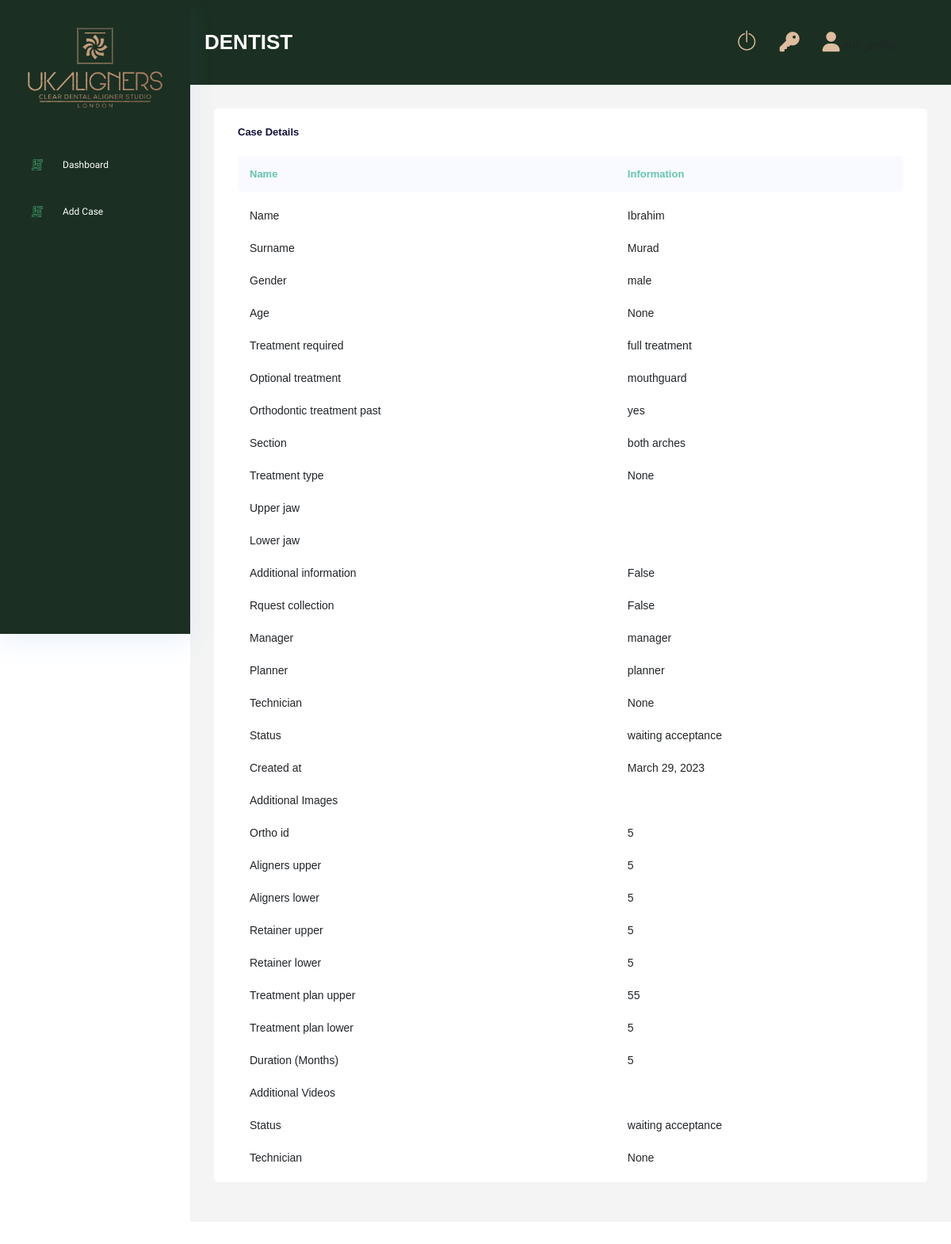
The app's page /view-details/1/ (signed in), older data.
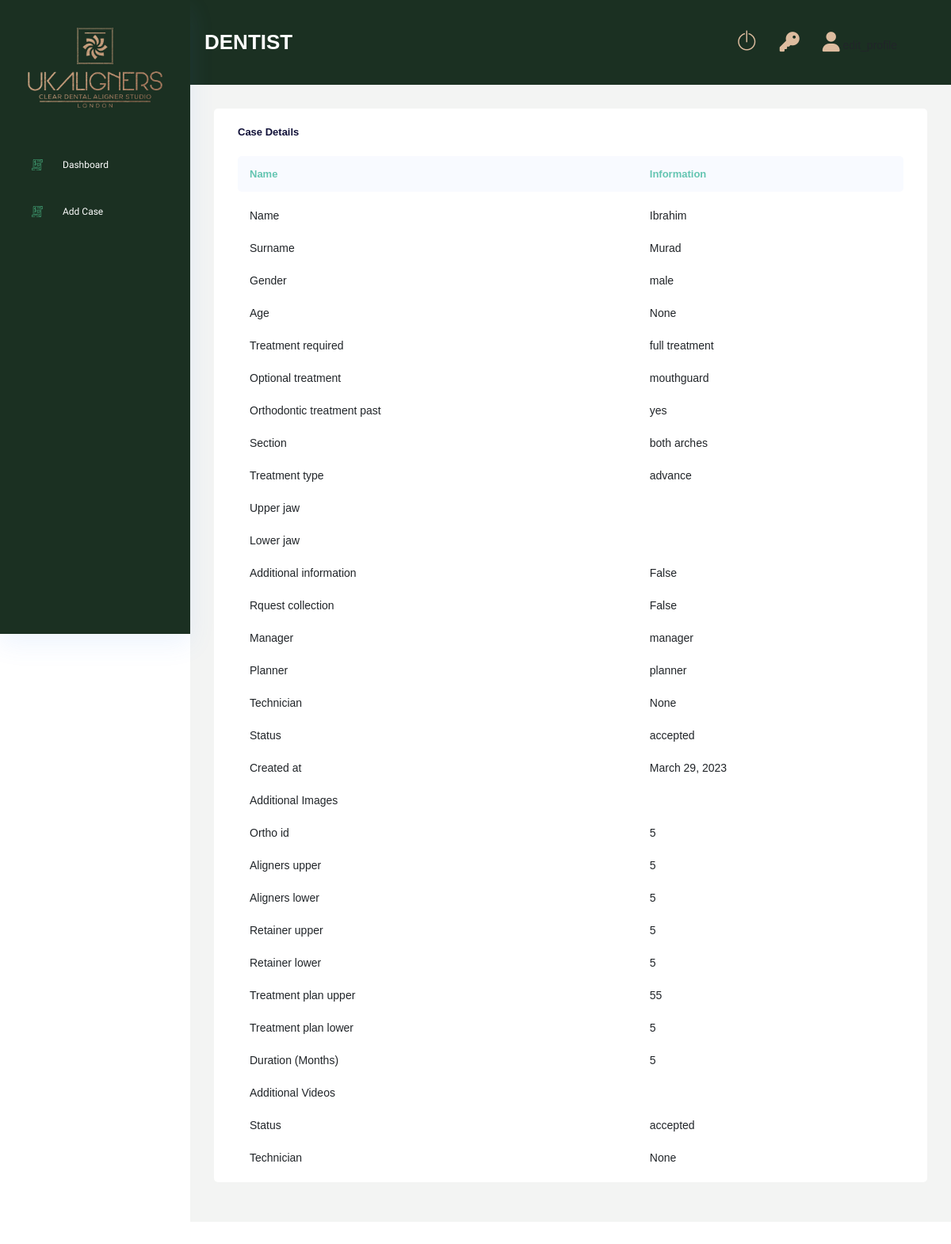
The same page, newer data.
### Case/models.py (models this page shows, shortened)
class Case(models.Model):
    GENDER_CHOICES = (
        ("male","male"),
        ("female","female"),
        ("other","other")
        )
    ORTHODONTIC_CHOICES = (
        ("yes","yes"),
        ("no","no")
        )
    TREATMENT_REQUIRED_CHOICES = (
        ("full treatment","full treatment"),
        ("continuation","continuation"),
        ("refinement","refinement"),
        ("retainer","retainer")
    )
    OPTIONAL_TREATMENT = (
        ("replacement","replacement"),
        ("mouthguard","mouthguard"),
        ("smile design","smile design")
    )
    SECTION_CHOICES = (
        ("both arches","both arches"),
        ("upper only","upper only"),
        ("lower only","lower only")
    )
    TREATMENT_CHOICES = (
        ("essential","essential"),
        ("advance","advance"),
        ("comprehensive","comprehensive")
    )
    clinic                          = models.ForeignKey(Clinic, on_delete=models.DO_NOTHING,null=True,blank=True)
    dentist                         = models.ForeignKey(Dentist, on_delete=models.DO_NOTHING, null=True, blank=True)
    saloon_owner                    = models.ForeignKey(Saloon_owner, on_delete=models.DO_NOTHING, null=True, blank=True)
    saloon                          = models.ForeignKey(Saloon, on_delete=models.DO_NOTHING, null=True, blank=True)
    name                            = models.CharField(max_length=250)
    surname                         = models.CharField(max_length=250,null=True, blank=True)
    gender                          = models.CharField(max_length=50,choices=GENDER_CHOICES)
    age                             = models.IntegerField(null=True, blank=True)
    treatment_required              = models.CharField(max_length=100,choices=TREATMENT_REQUIRED_CHOICES)
    optional_treatment              = models.CharField(max_length=100,choices=OPTIONAL_TREATMENT, null=True, blank=True)
    orthodontic_treatment_past      = models.CharField(max_length=10,null=True, blank=True, choices=ORTHODONTIC_CHOICES)
    section                         = models.CharField(max_length=250,null=True, blank=True, choices=SECTION_CHOICES)
    treatment_type                  = models.CharField(max_length=250,null=True, blank=True, choices=TREATMENT_CHOICES)
    upper_jaw                       = models.FileField(upload_to="upper_jaws",null=True, blank=True)
    lower_jaw                       = models.FileField(upload_to="lower_jaws",null=True, blank=True)
    rquest_collection               = models.BooleanField(default=False)
    additional_information          = models.TextField(null=True, blank=True)
    planner                         = models.ForeignKey(Planner,on_delete=models.DO_NOTHING, null=True, blank=True)
    technician                      = models.ForeignKey(Technician,on_delete=models.DO_NOTHING, null=True, blank=True)
    status                          = models.CharField(max_length=250, default="new", null=True, blank=True)
    ortho_id                        = models.CharField(max_length=255, null=True, blank=True)
    aligners_upper                  = models.IntegerField(null=True, blank=True)
    aligners_lower                  = models.IntegerField(null=True, blank=True)
    retainer_upper                  = models.IntegerField(null=True, blank=True)
    retainer_lower                  = models.IntegerField(null=True, blank=True)
    treatment_plan_upper            = models.IntegerField(null=True, blank=True)
    treatment_plan_lower            = models.IntegerField(null=True, blank=True)
    duration                        = models.IntegerField(null=True, blank=True)
    progress                        = models.CharField(max_length=255, null=True, blank=True)
    created_at                      = models.DateField(auto_now_add=True, null=True)
    fee_cleared                     = models.BooleanField(default=False)
    totel_fee                       = models.FloatField(default=0.0,null=True,blank=True)
    manager_paid                    = models.BooleanField(default=False)
    planner_paid                    = models.BooleanField(default=False)
    technician_paid                 = models.BooleanField(default=False)
    refinement                      = models.IntegerField(default=0)
    class Meta:
        verbose_name_plural = "Cases"

### DentistRoll/models.py (models this page shows, shortened)
class Dentist(models.Model):
    user                    = models.OneToOneField(Users, on_delete=models.CASCADE)
    surname                 = models.CharField(max_length=150,null=True,blank=True)
    number                  = models.CharField(max_length=150,null=True,blank=True)
    clinic                  = models.ManyToManyField(Clinic)
    manager                 = models.ForeignKey(Manager, on_delete=models.DO_NOTHING, null=True, blank=True)
    discount                = models.IntegerField(null=True, blank=True)
    class Meta:
        verbose_name_plural = "Dentists"

### ManagerRoll/models.py (models this page shows)
class Manager(models.Model):
    user                    = models.OneToOneField(Users, on_delete=models.CASCADE)
    number                  = models.CharField(max_length=150,null=True,blank=True)
    fee                     = models.FloatField(null=True,blank=True)
    outstanding             = models.BooleanField(default=False)
    class Meta:
        verbose_name_plural = "Managers"
    def __str__(self):
        return self.user.username

### Users/models.py (models this page shows, shortened)
class Account(AbstractBaseUser):
    email 					= models.EmailField(verbose_name="email", max_length=60, unique=True)
    username 				= models.CharField(max_length=130)
    date_joined				= models.DateTimeField(verbose_name='date joined', auto_now_add=True)
    last_login				= models.DateTimeField(verbose_name='last login', auto_now=True)
    is_active				= models.BooleanField(default=True)
    is_staff				= models.BooleanField(default=False)
    is_superuser			= models.BooleanField(default=False)
    is_admin				= models.BooleanField(default=False)
    is_manager   			= models.BooleanField(default=False)
    is_planner   			= models.BooleanField(default=False)
    is_technician   		= models.BooleanField(default=False)
    is_dentist      		= models.BooleanField(default=False)
    is_salon           		= models.BooleanField(default=False)
    is_individual     		= models.BooleanField(default=False)
    is_clinic        		= models.BooleanField(default=False)
    hide_email				= models.BooleanField(default=True)
    USERNAME_FIELD = 'email'
    REQUIRED_FIELDS = ['username']
    objects = MyAccountManager()

### PlannerRoll/models.py (models this page shows)
class Planner(models.Model):
    user                    = models.OneToOneField(Users, on_delete=models.CASCADE)
    number                  = models.CharField(max_length=150,null=True,blank=True)
    fee                     = models.FloatField(null=True,blank=True)
    outstanding             = models.BooleanField(default=False)
    class Meta:
        verbose_name_plural = "Planners"
    def __str__(self):
        return self.user.username

### AdminRoll/views.py (the view)
# urls.py: path('view-details/<int:id>/', views.view_details, name="view_details"),
@login_required(login_url='login')
def view_details(request,id):
    case_obj = Case.objects.get(id=id)
    additional_images_obj = Case_additional_images.objects.filter(case=case_obj)
    additional_videos_obj = Case_additional_videos.objects.filter(case=case_obj)
    context = {
        'case_obj':case_obj,
        'additional_images_obj':additional_images_obj,
        'additional_videos_obj':additional_videos_obj,
    }
    return render(request,'adminRoll/view_details.html',context)

### AdminRoll/templates/adminRoll/view_details.html (shortened to what the changed rows need)
{% extends 'base.html' %}
{% load static %}
{% block content %}
<div class="main_content_iner ">
    <div class="container-fluid p-0">
        <div class="row justify-content-center">
            <div class="col-lg-12">
                <div class="white_card card_height_100 mb_30">
                    <div class="white_card">
                        <div class="QA_section plr_30">
                            <div class="QA_table mb_30">
                                <table class="table ">
                                    <thead>
                                        <tr>
                                            <th scope="col">Name</th>
                                            <th scope="col">Information</th>
                                        </tr>
                                    </thead>
                                    <tbody>
                                        <tr>
                                            <td>Name</td>
                                            <td>{{case_obj.name}}</td>
                                        </tr>
                                        <tr>
                                            <td>Surname</td>
                                            <td>{{case_obj.surname}}</td>
                                        </tr>
                                        <tr>
                                            <td>Gender</td>
                                            <td>{{case_obj.gender}}</td>
                                        </tr>
                                        <tr>
                                            <td>Age</td>
                                            <td>{{case_obj.age}}</td>
                                        </tr>
                                        <tr>
                                            <td>Treatment required</td>
                                            <td>{{case_obj.treatment_required}}</td>
                                        </tr>
                                        <tr>
                                            <td>Optional treatment</td>
                                            <td>{{case_obj.optional_treatment}}</td>
                                        </tr>
                                        <tr>
                                            <td>Orthodontic treatment past</td>
                                            <td>{{case_obj.orthodontic_treatment_past}}</td>
                                        </tr>
                                        <tr>
                                            <td>Section</td>
                                            <td>{{case_obj.section}}</td>
                                        </tr>
                                        <tr>
                                            <td>Treatment type</td>
                                            <td>{{case_obj.treatment_type}}</td>
                                        </tr>
                                        <tr>
                                            <td>Additional information</td>
                                            <td>{{case_obj.rquest_collection}}</td>
                                        </tr>
                                        <tr>
                                            <td>Rquest collection</td>
                                            <td>{{case_obj.rquest_collection}}</td>
                                        </tr>
                                        {% if request.user.is_admin or request.user.is_dentist  %}
                                        <tr>
                                            <td>Manager</td>
                                            {% if case_obj.dentist %}
                                                <td>{{case_obj.dentist.manager}}</td>
                                            {% else %}
                                                <td>{{case_obj.saloon_owner.manager}}</td>
                                            {% endif %}
                                        </tr>
                                        <tr>
                                            <td>Planner</td>
                                            <td>{{case_obj.planner}}</td>
                                        </tr>
                                        <tr>
                                            <td>Technician</td>
                                            <td>{{case_obj.technician}}</td>
                                        </tr>
                                        {% endif %}
                                        <tr>
                                            <td>Status</td>
                                            <td>{{case_obj.status}}</td>
                                        </tr>
                                        <tr>
                                            <td>Created at</td>
                                            <td>{{case_obj.created_at}}</td>
                                        </tr>
                                        <tr>
                                            <td>Ortho id</td>
                                            <td>{{case_obj.ortho_id}}</td>
                                        </tr>
                                        <tr>
                                            <td>Aligners upper</td>
                                            <td>{{case_obj.aligners_upper}}</td>
                                        </tr>
                                        <tr>
                                            <td>Aligners lower</td>
                                            <td>{{case_obj.aligners_lower}}</td>
                                        </tr>
                                        <tr>
                                            <td>Retainer upper</td>
                                            <td>{{case_obj.retainer_upper}}</td>
                                        </tr>
                                        <tr>
                                            <td>Retainer lower</td>
                                            <td>{{case_obj.retainer_lower}}</td>
                                        </tr>
                                        <tr>
                                            <td>Treatment plan upper</td>
                                            <td>{{case_obj.treatment_plan_upper}}</td>
                                        </tr>
                                        <tr>
                                            <td>Treatment plan lower</td>
                                            <td>{{case_obj.treatment_plan_lower}}</td>
                                        </tr>
                                        <tr>
                                            <td>Duration (Months)</td>
                                            <td>{{case_obj.duration}}</td>
                                        </tr>
                                        <tr>
                                            <td>Status</td>
                                            <td>{{case_obj.status}}</td>
                                        </tr>
                                        <tr>
                                            <td>Technician</td>
                                            <td>{{case_obj.technician}}</td>
                                        </tr>
                                    </tbody>
                                </table>
                            </div>
                        </div>
                    </div>
                </div>
            </div>
        </div>
    </div>
</div>
{% endblock %}

Row changes from the older to the newer data that the page shows:
changed Case "Ibrahim": treatment_type "None" → "advance"; status "waiting acceptance" → "accepted"
